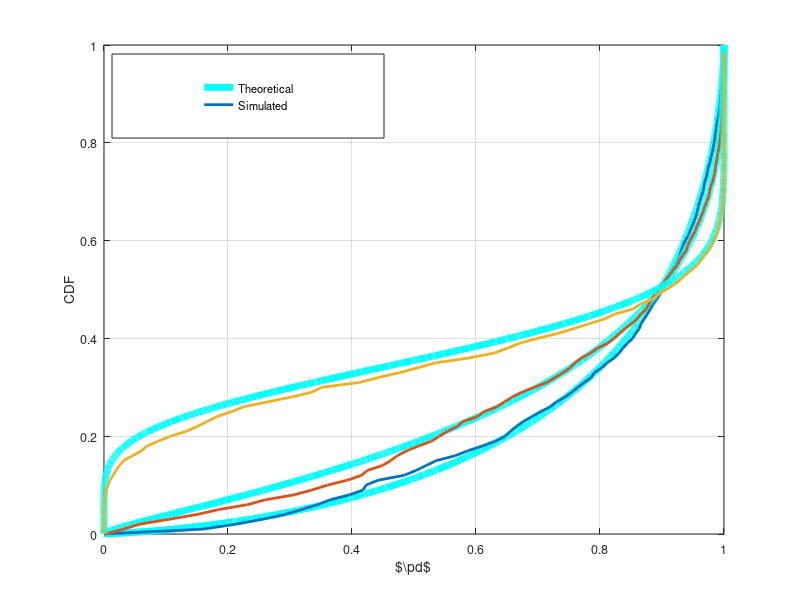

This figure's MATLAB source: (Note: this script raises an error after producing the figure.)
%% This matlab script validates analytical expression for distribution function for the
%% pd (probability of detection) is charterized using Gaussian approximation for different 
%% value of estimation and sensing time.

clear all;
close all;

analysis = 1;                                           % Enable it for performing a complete new analysis
                                                        % otherwise a mat file is read 
                                                        
if analysis
        M = 1e3;                                        % Number of realizations
        test = 1000;                                    % Estimation   
        tsen = [100 1000 10000];                       % Sensing time  
        noise_power = 10^(-100/10);                     % Noise power        
        rcvd_energy = zeros(1, M);                      % Received Energy     
        pdc = 0.90;                                     % Constraint on probability of detection  
        sam_pts_th = 10000;                             % Samples for probability of detection  
        snr_rcvd = 10.^([0]/10);                        % snr for the channel g_p1  
        
        rcvd_energy_bar = (snr_rcvd + 1) * noise_power; % true value of received energy
        CDF_pd_sim = zeros(length(snr_rcvd), M);        % Buffer to store the simulated CDF values 
        CDF_pd_ana = zeros(length(snr_rcvd), M);        % Buffer to store the analytic CDF values 
        
        pd = zeros(1, M);
        pd_pts = zeros(length(snr_rcvd),M);             % Buffer to store the C0 points for the distribution function
        
                
        for k = 1:length(tsen)
          %% Simulation
          %% Estimation of rcvd_energy is supposed to be non-central chi squared distributed 
            for i=1:M
                rcvd_energy(i) = mean(random('norm',...
                    random('norm',0, sqrt(snr_rcvd * noise_power),1, test),...
                    sqrt(noise_power), 1, test).^2);
            end

            tsen(k) = tsen(k) + test;
            % Determine the threshold 
            threshold = gammaincinv(pdc, tsen(k)/2,'upper') * 2 * rcvd_energy_bar / tsen(k);
            
            %% Realization of the random variable
            pd = gammainc(tsen(k)/2 * threshold ./ rcvd_energy, tsen(k)/2, 'upper');        

            %% CDF of pd    

            %% Emperical CDF 
            [CDF_pd_temp, pd_pts_temp,~,~,eid] = cdfcalc(pd);
            CDF_pd_temp = CDF_pd_temp(1:length(pd_pts_temp));
            pd_pts(k,:) = [pd_pts_temp; (pd_pts_temp(end) * ones(1, M - length(pd_pts_temp)))'];
            CDF_pd_sim(k,:) =  [CDF_pd_temp; (CDF_pd_temp(end) * ones(1, M - length(pd_pts_temp)))'];

            %% Anayltical CDF
            CDF_pd_ana(k,:) = 1 - gammainc( test * tsen(k) * threshold./...
                (4 * rcvd_energy_bar * gammaincinv(pd_pts(k,:), tsen(k)/2, 'upper')), test/2, 'upper');

   
        end
        %save('results_CDF_pd_diff_tsen.mat');
end
%load('results_CDF_pd_diff_tsen.mat');
        
figure(1);

% Plotting Curves
diff = 10;
sim = 1:diff:M;

k = 1;
plot(pd_pts(k, :), CDF_pd_ana(k, :), 'c-', 'Linewidth',5);
hold on,
plot(pd_pts(k, sim), CDF_pd_sim(k, sim), '-', 'Linewidth',2);

hold on,
k = 2;
plot(pd_pts(k, :), CDF_pd_ana(k, :), 'c-', 'Linewidth',5);
hold on,
plot(pd_pts(k, sim), CDF_pd_sim(k, sim), '-', 'Linewidth',2);

hold on,
k = 3;
plot(pd_pts(k, :), CDF_pd_ana(k, :), 'c-', 'Linewidth',5);
hold on,
plot(pd_pts(k, sim), CDF_pd_sim(k, sim), '-', 'Linewidth',2);

Fontsize = 9;

grid on;
xlabel('$\pd$','FontSize',Fontsize);
ylabel('CDF','FontSize',Fontsize);
hl = legend('Theoretical', 'Simulated');
%set(hl, 'Location', 'NorthWest', 'FontSize', Fontsize);
set(hl, 'position',[0.14 0.77 0.34 0.14]);
set(gca,'FontSize',Fontsize);
laprint(1, '../figures/fig_CDF_pd_diff_tsen', 'options', 'factory', 'width', 7, 'scalefonts',...
    'on', 'factor',0.5, 'keepfontprops', 'on');        
